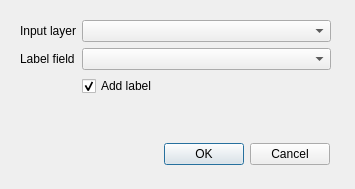
<?xml version="1.0" encoding="UTF-8"?>
<ui version="4.0">
 <class>Dialog</class>
 <widget class="QDialog" name="Dialog">
  <property name="geometry">
   <rect>
    <x>0</x>
    <y>0</y>
    <width>355</width>
    <height>189</height>
   </rect>
  </property>
  <property name="windowTitle">
   <string>Dialog</string>
  </property>
  <widget class="QWidget" name="formLayoutWidget">
   <property name="geometry">
    <rect>
     <x>20</x>
     <y>20</y>
     <width>311</width>
     <height>101</height>
    </rect>
   </property>
   <layout class="QFormLayout" name="formLayout">
    <item row="0" column="0">
     <widget class="QLabel" name="label">
      <property name="text">
       <string>Input layer</string>
      </property>
     </widget>
    </item>
    <item row="0" column="1">
     <widget class="QComboBox" name="inputLayercomboBox"/>
    </item>
    <item row="2" column="0">
     <widget class="QLabel" name="label_4">
      <property name="text">
       <string>Label field</string>
      </property>
     </widget>
    </item>
    <item row="2" column="1">
     <widget class="QComboBox" name="labelFieldcomboBox"/>
    </item>
    <item row="3" column="1">
     <widget class="QCheckBox" name="addLabelcheckBox">
      <property name="text">
       <string>Add label</string>
      </property>
      <property name="checked">
       <bool>true</bool>
      </property>
     </widget>
    </item>
   </layout>
  </widget>
  <widget class="QDialogButtonBox" name="buttonBox">
   <property name="geometry">
    <rect>
     <x>110</x>
     <y>140</y>
     <width>220</width>
     <height>28</height>
    </rect>
   </property>
   <property name="orientation">
    <enum>Qt::Horizontal</enum>
   </property>
   <property name="standardButtons">
    <set>QDialogButtonBox::Cancel|QDialogButtonBox::Ok</set>
   </property>
  </widget>
 </widget>
 <resources/>
 <connections>
  <connection>
   <sender>buttonBox</sender>
   <signal>accepted()</signal>
   <receiver>Dialog</receiver>
   <slot>accept()</slot>
   <hints>
    <hint type="sourcelabel">
     <x>248</x>
     <y>254</y>
    </hint>
    <hint type="destinationlabel">
     <x>157</x>
     <y>274</y>
    </hint>
   </hints>
  </connection>
  <connection>
   <sender>buttonBox</sender>
   <signal>rejected()</signal>
   <receiver>Dialog</receiver>
   <slot>reject()</slot>
   <hints>
    <hint type="sourcelabel">
     <x>316</x>
     <y>260</y>
    </hint>
    <hint type="destinationlabel">
     <x>286</x>
     <y>274</y>
    </hint>
   </hints>
  </connection>
 </connections>
</ui>
